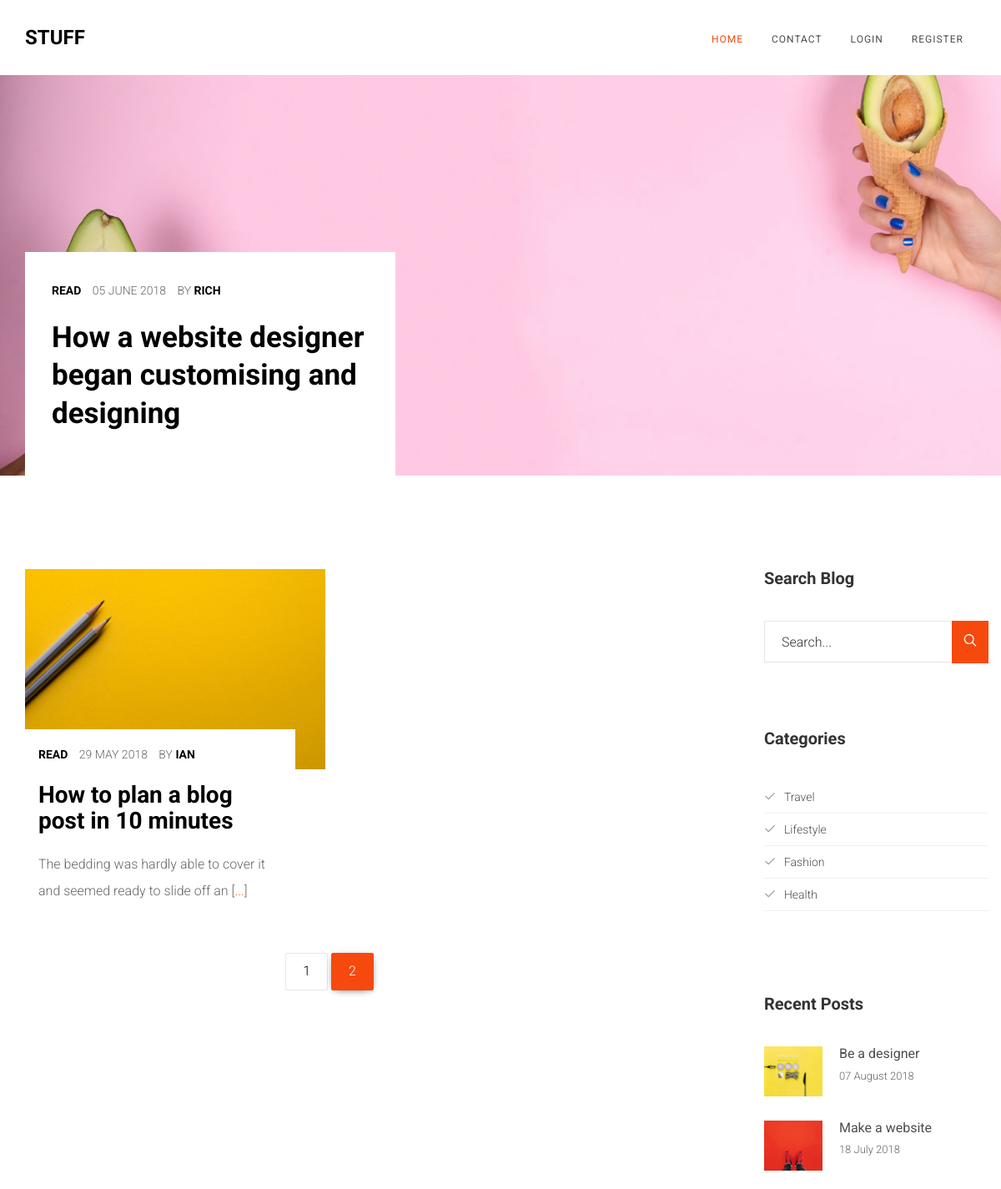
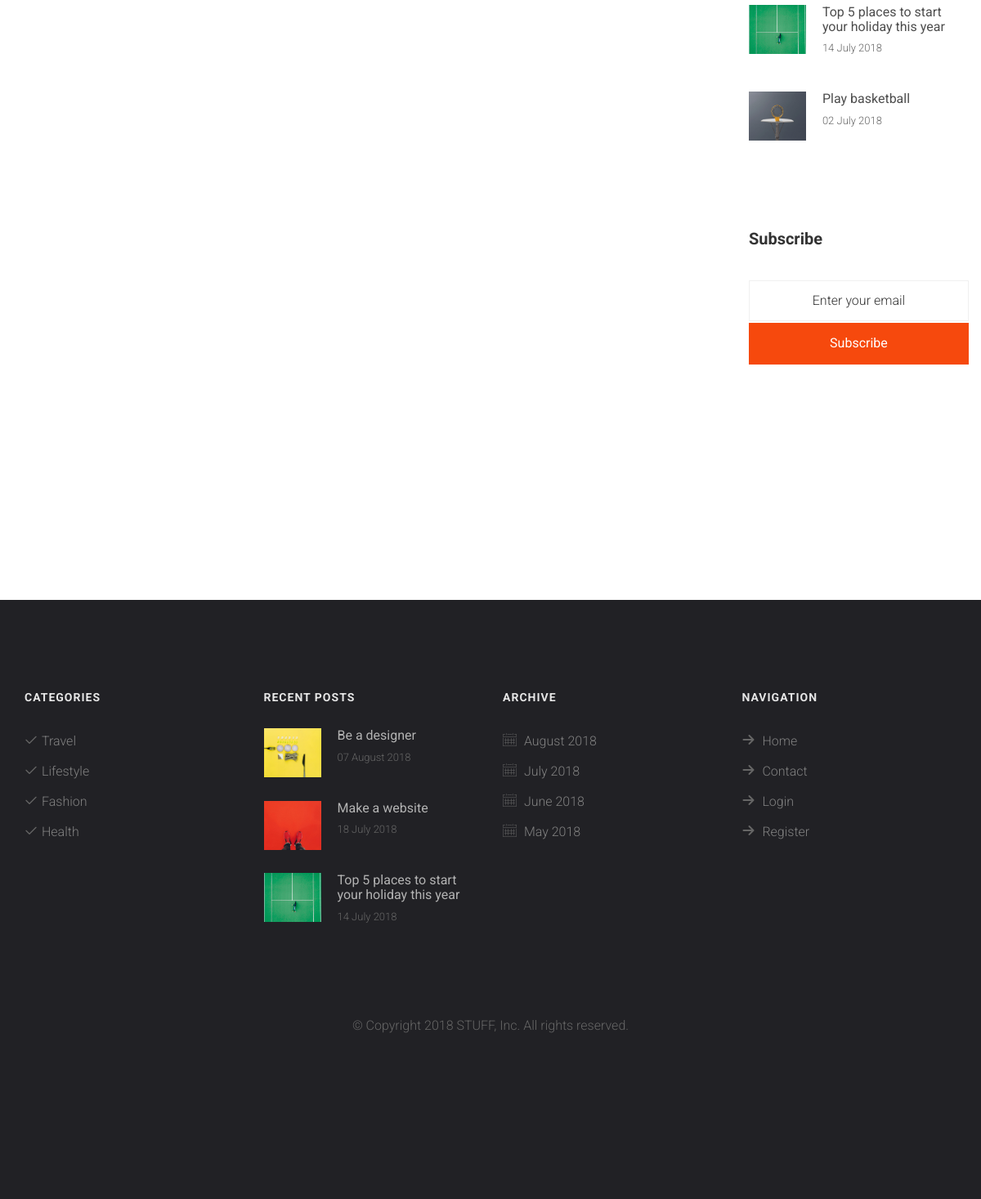
The app's page /index.php?page=2 with its own data (2 pictures, top to bottom).
### tables this page shows
CREATE TABLE `posts` (
  `post_id` int(3) NOT NULL,
  `post_cat_id` int(3) NOT NULL,
  `post_img` text NOT NULL,
  `post_date` date NOT NULL,
  `post_title` varchar(255) NOT NULL,
  `post_author` varchar(255) NOT NULL,
  `post_content` text NOT NULL,
  `post_tags` varchar(255) NOT NULL,
  `post_status` varchar(255) NOT NULL DEFAULT 'DRAFT'
);

CREATE TABLE `featured` (
  `feat_id` int(3) NOT NULL,
  `feat_post_id` int(3) NOT NULL,
  `feat_img` text NOT NULL
);

CREATE TABLE `categories` (
  `cat_id` int(3) NOT NULL,
  `cat_title` varchar(255) NOT NULL
);

### partials/slider.php (the view, shortened to what this page needs)
<aside id="colorlib-hero">
	<div class="flexslider">
		<ul class="slides ">
			<?php
				$feat_select = "SELECT * FROM featured LIMIT 3";
				$feat_query = mysqli_query($con, $feat_select);
				while ($row = mysqli_fetch_assoc($feat_query))
				{
					$feat_post_id = $row['feat_post_id'];
					$feat_img = $row['feat_img'];
					$post_select = "SELECT * FROM posts WHERE post_id = $feat_post_id";
					$post_query = mysqli_query($con, $post_select);
					while ($row = mysqli_fetch_assoc($post_query))
					{
						$post_id     = $row['post_id'];
						$post_author = $row['post_author'];
						$post_title  = $row['post_title'];
						$post_date   = $row['post_date'];
						echo "
							<li style='background-image: url(img/$feat_img);'>
								<div class='overlay'></div>
								<div class='container'>
									<div class='row'>
										<div class='col-md-6 col-md-pull-3 col-sm-12 col-xs-12 col-md-offset-3 slider-text'>
											<div class='slider-text-inner'>
												<div class='desc'>
													<p class='meta'>
														<span class='cat'><a href='single.php?post_id=$post_id'>Read</a></span>
														<span class='date'>" . date('d F Y', strtotime($post_date)) . "</span>
														<span class='pos'>By <a href='author.php?post_author=$post_author&post_id=$post_id'>$post_author</a></span>
													</p>
													<h1 class='title'><a href='single.php?post_id=$post_id'>$post_title</a></h1>
												</div>
											</div>
										</div>
									</div>
								</div>
							</li>
						";
					}
				}
			?>
		</ul>
	</div>
</aside>

### partials/sidebar.php (shortened to what this page needs)
<div class="sidebar">
    <div class="side">
        <h2 class="sidebar-heading">Search Blog</h2>
        <form action="search.php" method="POST">
            <div class="form-group">
                <input name="search" type="text" class="form-control" placeholder="Search...">
                <button name="submit" type="submit" class="btn btn-primary"><i class="icon-search3"></i></button>
            </div>
        </form>
    </div>
    <div class="side">
        <h2 class="sidebar-heading">Categories</h2>
        <p>
            <ul class="category">
                <?php
                    $cat_select = "SELECT * FROM categories";
                    $cat_query = mysqli_query($con, $cat_select);
                    while ($cat = mysqli_fetch_assoc($cat_query)) {
                        $cat_id = $cat['cat_id'];
                        $cat_title = $cat['cat_title'];
                        echo "<li><a href='category.php?cat_id=$cat_id'><i class='icon-check'></i>$cat_title</a></li>";
                    }
                ?>
            </ul>
        </p>
    </div>
    <div class="side">
        <h2 class="sidebar-heading">Recent Posts</h2>
        <?php
            $post_select = "SELECT * FROM posts ORDER BY post_date DESC LIMIT 4";
            $post_query = mysqli_query($con, $post_select);
            while ($post = mysqli_fetch_assoc($post_query)) {
                $post_id = $post['post_id'];
                $post_img = $post['post_img'];
                $post_date = $post['post_date'];
                $post_title = $post['post_title'];
                echo "
                    <div class='f-blog'>
                        <a href='single.php?post_id=$post_id' class='blog-img' style='background-image: url(img/$post_img);'>
                        </a>
                        <div class='desc'>
                            <h3><a href='single.php?post_id=$post_id'>$post_title</a></h3>
                            <p class='admin'><span>" . date('d F Y', strtotime($post_date)) . "</span></p>
                        </div>
                    </div>
                ";
            }
        ?>
    </div>
    <div class="side">
        <h2 class="sidebar-heading">Subscribe</h2>
        <div class="form-group">
            <input type="text" class="form-control form-email text-center" id="email" placeholder="Enter your email">
            <button type="submit" class="btn btn-primary btn-subscribe">Subscribe</button>
        </div>
    </div>
</div>

### functions.php (shortened to what this page needs)
<?php
    function checkUserStatus()
    {
        if (isset($_SESSION['username']))
        {
            return true;
        }
        else
        {
            return false;
        }
    }
    function postPreviewMarkup($post_query)
    {
        while ($row = mysqli_fetch_assoc($post_query))
        {
            $post_id      = $row['post_id'];
            $post_img     = $row['post_img'];
            $post_date    = $row['post_date'];
            $post_author  = $row['post_author'];
            $post_title   = $row['post_title'];
            $post_content = $row['post_content'];
            echo "
                <div class='col-md-4'>
                    <div class='blog-entry'>
                        <div class='blog-img'>
                            <a href='single.php?post_id=$post_id'><img src='img/$post_img' class='img-responsive' alt='blog-image'></a>
                        </div>
                        <div class='desc'>
                            <p class='meta'>
                                <span class='cat'><a href='single.php?post_id=$post_id'>Read</a></span>
                                <span class='date'>" . date('d F Y', strtotime($post_date)) . "</span>
                                <span class='pos'>By <a href='author.php?post_author=$post_author&post_id=$post_id'>$post_author</a></span>
                            </p>
                            <h2><a href='single.php?post_id=$post_id'>$post_title</a></h2>
                            <p>" . substr($post_content, 0, 75) . " [<a href='single.php?post_id=$post_id'>...</a>]</p>
                        </div>
                    </div>
                </div>
            ";
        }
    }
    function displayPostPreview()
    {
        global $con, $post_count, $max_posts, $page;
        $max_posts   = 6;
        if (isset($_GET['page']))
        {
            $page = $_GET['page'];
        }
        else
        {
            $page = '';
        }
        if ($page == "" || $page === 1)
        {
            $page_1 = 0;
        }
        else
        {
            $page_1 = ($page * $max_posts) - $max_posts;
        }
        $post_select = "SELECT * FROM posts WHERE post_status = 'published'
                                            ORDER BY post_date DESC
                                            LIMIT $page_1, $max_posts";
        $post_query  = mysqli_query($con, $post_select);
        postPreviewMarkup($post_query);
    }
?>

### partials/footer.php (shortened to what this page needs)
					</div>
				</div>
		<footer id="colorlib-footer" role="contentinfo">
			<div class="container">
				<div class="row row-pb-md">
					<div class="col-md-3">
						<h2>Categories</h2>
						<p>
							<ul class="colorlib-footer-links">
								<?php
									$cat_select = "SELECT * FROM categories";
									$cat_query = mysqli_query($con, $cat_select);
									while($cat = mysqli_fetch_assoc($cat_query)) {
										$cat_id = $cat['cat_id'];
										$cat_title = $cat['cat_title'];
										echo "<li><a href='category.php?cat_id=$cat_id'><i class='icon-check'></i>$cat_title</a></li>";
									}
								?>
							</ul>
						</p>
					</div>
					<div class="col-md-3">
						<h2>Recent Posts</h2>
						<?php
							$post_select = "SELECT * FROM posts ORDER BY post_date DESC LIMIT 3";
							$post_query  = mysqli_query($con, $post_select);
							while ($post = mysqli_fetch_assoc($post_query)) {
								$post_id = $post['post_id'];
								$post_img = $post['post_img'];
								$post_date = $post['post_date'];
								$post_title = $post['post_title'];
								echo "
									<div class='f-blog'>
										<a href='single.php?post_id=$post_id' class='blog-img' style='background-image: url(img/$post_img);'>
										</a>
										<div class='desc'>
											<h3><a href='single.php?post_id=$post_id'>$post_title</a></h3>
											<p class='admin'><span>" . date('d F Y', strtotime($post_date)) . "</span></p>
										</div>
									</div>
								";
							}
						?>
					</div>
					<div class="col-md-3">
						<h2>Archive</h2>
						<p>
							<?php
								$post_select = "SELECT DATE_FORMAT (post_date, '%M %Y') AS 'post',
												DATE_FORMAT        (post_date, '%m')    AS 'm',
												DATE_FORMAT        (post_date, '%Y')    AS 'y'
												FROM posts
												GROUP BY DATE_FORMAT(post_date, '%Y %M')";
								$post_query  = mysqli_query($con, $post_select);
								while ($row = mysqli_fetch_assoc($post_query))
								{
									echo "
										<ul class='colorlib-footer-links'>
											<li>
												<a href='archive.php?m=" . $row['m'] . "&y=" . $row['y'] . "'>
													<i class='icon-calendar'></i> " . $row['post']  . "
												</a>
											</li>
										</ul>
									";
								}
							?>
						</p>
					</div>
					<div class="col-md-3">
						<h2>Navigation</h2>
						<ul class="colorlib-footer-links">
							<li><a href="<?php echo ROOT_URL; ?>"><i class="icon-arrow-right2"></i> Home</a></li>
							<li><a href="contact.php"><i class="icon-arrow-right2"></i> Contact</a></li>
							<?php
								if (checkUserStatus()) {
									echo "
										<li><a href='admin/logout.php'><i class='icon-arrow-right2'></i> Logout</a></li>
									";
								} else {
									echo "
										<li><a href='login.php'><i class='icon-arrow-right2'></i> Login</a></li>
										<li><a href='register.php'><i class='icon-arrow-right2'></i> Register</a></li>
									";
								}
							?>
						</ul>
					</div>
				<div class="row">
					<div class="col-md-12">
						<br><br><p class="text-center mt-5">&copy; Copyright <script>document.write(new Date().getFullYear());</script> STUFF, Inc. All rights reserved.</p>
					</div>
				</div>
			</div>
		</footer>
	</body>
</html>

### css/flexslider.css (style rules this page uses)
.slides, .slides > li, .flex-control-nav, .flex-direction-nav { margin: 0; padding: 0; list-style: none; }
.flexslider { margin: 0; padding: 0; }
.flexslider .slides > li { display: none; -webkit-backface-visibility: hidden; }
.flexslider .slides:after { display: block; clear: both; visibility: hidden; line-height: 0; height: 0; }
.flexslider { margin: 0 0 60px; background: #ffffff; border: 4px solid #ffffff; position: relative; zoom: 1; -webkit-border-radius: 4px; -moz-border-radius: 4px; border-radius: 4px; -webkit-box-shadow: '' 0 1px 4px rgba(0, 0, 0, 0.2); -moz-box-shadow: '' 0 1px 4px rgba(0, 0, 0, 0.2); -o-box-shadow: '' 0 1px 4px rgba(0, 0, 0, 0.2); box-shadow: '' 0 1px 4px rgba(0, 0, 0, 0.2); }
.flexslider .slides { zoom: 1; }

### css/class.css (style rules this page uses)
.title a { color: black; font-size: 125%; }
.sidebar { float: right; width: 23%; }

### records on screen
posts: featured.feat_img (picture), post_date "05 JUNE 2018", post_author "RICH", post_title "How a website designer began customising and designing"
categories: cat_title "Travel"
categories: cat_title "Lifestyle"
categories: cat_title "Fashion"
categories: cat_title "Health"
posts: post_img (picture), post_title "Be a designer", post_date "07 August 2018"
posts: post_img (picture), post_title "Make a website", post_date "18 July 2018"
posts: post_img (picture), post_title "Top 5 places to start your holiday this year", post_date "14 July 2018"
posts: post_img (picture), post_title "Play basketball", post_date "02 July 2018"
posts: post_img (picture), post_date "29 MAY 2018", post_author "IAN", post_title "How to plan a blog post in 10 minutes", post_content "The bedding was hardly able to cover it and seemed ready to slide off an"

### other values on screen
$row['post'] "August 2018"
$row['post'] "July 2018"
$row['post'] "June 2018"
$row['post'] "May 2018"
